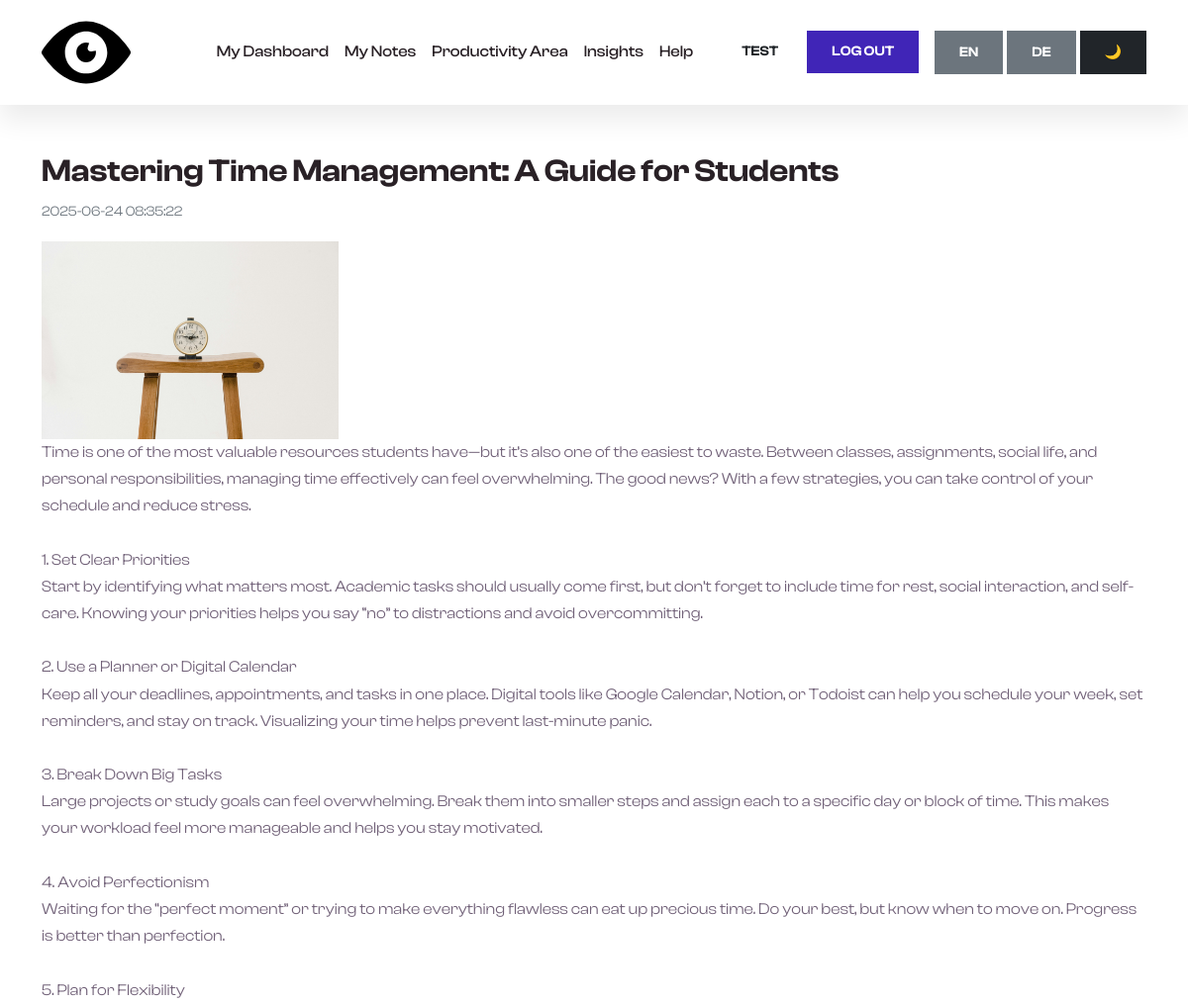
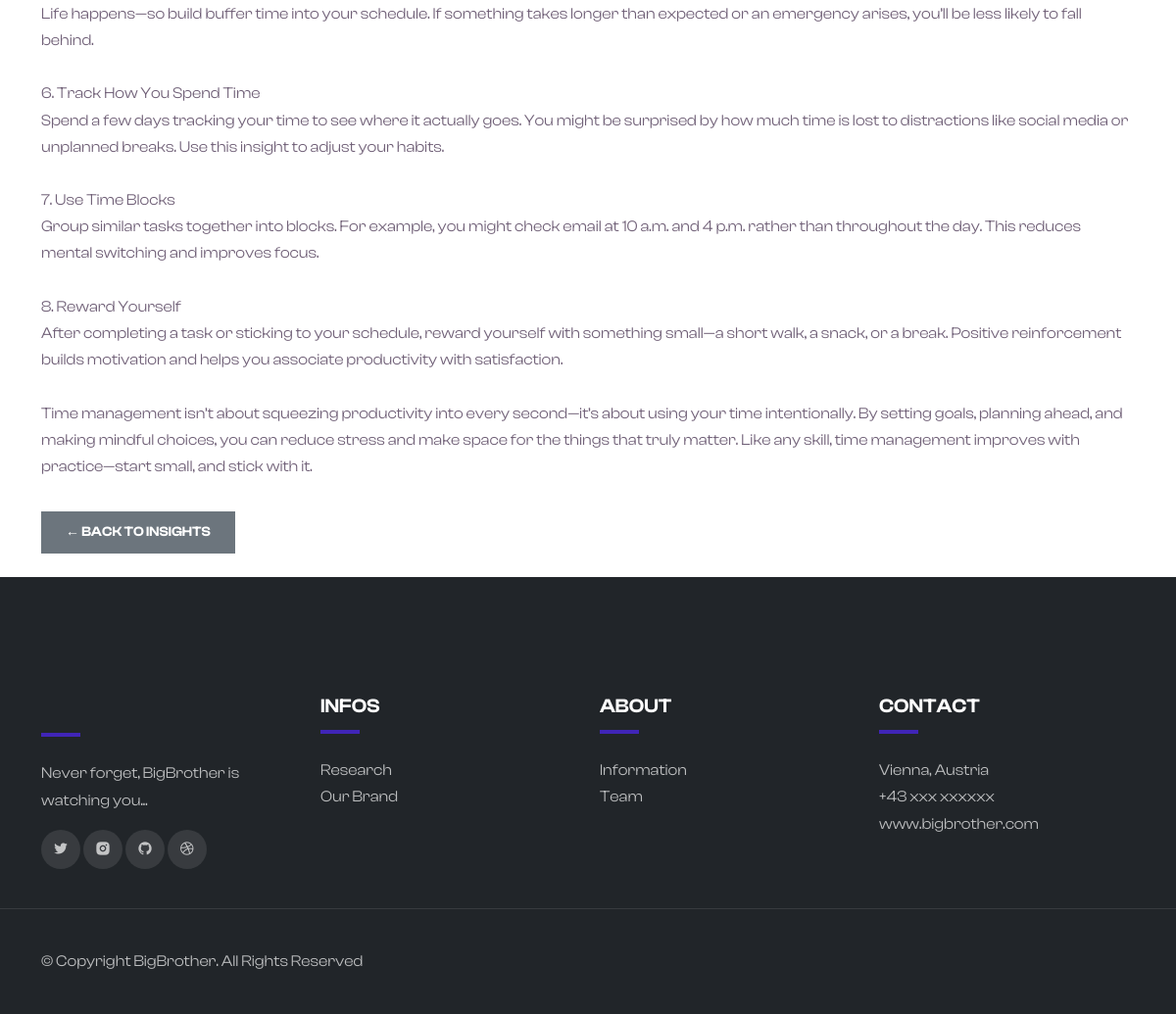
/news.php?id=5 (signed in), run on the app's committed database (2 pictures, top to bottom).
### tables this page shows
CREATE TABLE `news` (
  `id` int(11) NOT NULL,
  `title` varchar(255) NOT NULL,
  `content` text NOT NULL,
  `image_path` varchar(255) DEFAULT NULL,
  `created_at` timestamp NOT NULL DEFAULT current_timestamp()
);

### news.php (the view, shortened to what this page needs)
<?php
include('includes/db.php');
include('includes/header.php');
include('includes/nav.php');
$id = (int)$_GET['id'];
$stmt = $pdo->prepare("SELECT * FROM news WHERE id = ?");
$stmt->execute([$id]);
$news = $stmt->fetch();
?>
<div class="container mt-5">
    <h2><?= htmlspecialchars($news['title']) ?></h2>
    <p><small class="text-muted"><?= $news['created_at'] ?></small></p>
    <?php if (!empty($news['image_path'])): ?>
        <img src="<?= htmlspecialchars($news['image_path']) ?>" class="img-fluid" mb-3 style="max-width: 300px; height: auto;" alt="News Image">
    <?php endif; ?>
    <p><?= nl2br(htmlspecialchars($news['content'])) ?></p>
    <a href="insights.php" class="btn btn-secondary mt-3 mb-4">← Back to Insights</a>
</div>
<?php include('includes/footer.php'); ?>

### BigBrother/assets/css/style.css (style rules this page uses)
:root { --c-dark: #292126; --c-brand: #4025b7; --c-brand-light: #7996d4; --c-brand-rgb: 78, 87, 212; --c-body: #716178; --font-base: "ClashDisplay", sans-serif; --box-shadow: 0px 15px 25px rgba(0,0,0,0.08); --transition: all 0.5s ease; }
body { font-family: var(--font-base); line-height: 1.7; color: var(--c-body); }
h1, h2, h3,h4, h5, h6, .h1, .h2, .h3, .h4, .h5, .h6 { font-weight: 600; color: var(--c-dark); }
a { text-decoration: none; color: var(--c-brand); transition: var(--transition); }
img { max-width: 100%; height: auto; }
.btn { font-weight: 600; font-size: 14px; text-transform: uppercase; border-radius: 0; padding: 10px 24px; }

### data on the page
news: title "Mastering Time Management: A Guide for Students", created_at "2025-06-24 08:35:22", image_path (picture), content "Time is one of the most valuable resources students have—but it’s also one of the easiest to waste. Between classes, assignments, social life, and personal responsibilities, managing time effectively can feel overwhelming. The good news? With a few strategies, you can take control of your schedule and reduce stress. 1. Set Clear Priorities Start by identifying what matters most. Academic tasks should usually come first, but don’t forget to include time for rest, social interaction, and self-care. Knowing your priorities helps you say “no” to distractions and avoid overcommitting. 2. Use a Planner or Digital Calendar Keep all your deadlines, appointments, and tasks in one place. Digital…"

### other printed values
$_SESSION['username'] "TEST"
